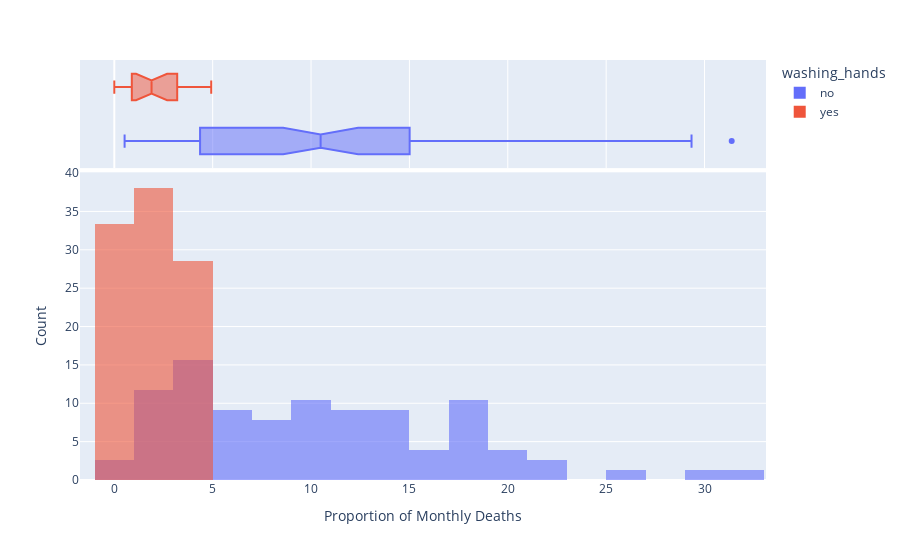

Write notebook code for a chart like this one.
### Markdown cell above
### Use Histograms to Visualise the Monthly Distribution of Outcomes

**Challenge**: Create a [plotly histogram](https://plotly.com/python/histograms/) to show the monthly percentage of deaths. 

* Use docs to check out the available parameters. Use the [`color` parameter](https://plotly.github.io/plotly.py-docs/generated/plotly.express.histogram.html) to display two overlapping histograms.
* The time period of handwashing is shorter than not handwashing. Change `histnorm` to `percent` to make the time periods comparable. 
* Make the histograms slighlty transparent
* Experiment with the number of bins on the histogram. Which number work well in communicating the range of outcomes?
* Just for fun, display your box plot on the top of the histogram using the `marginal` parameter.

### Code cell
hist = px.histogram(df_monthly, 
                   x='pct_deaths', 
                   color='washing_hands',
                   nbins=30,
                   opacity=0.6,
                   barmode='overlay',
                   histnorm='percent',
                   marginal='box',)
 
hist.update_layout(xaxis_title='Proportion of Monthly Deaths',
                   yaxis_title='Count',)
 
hist.show()

### Figure 1 — Plotly figure (JSON) as saved in the notebook; plotly's stock layout.template omitted (floating-point values rounded to 4 significant figures)
{"data": [{"alignmentgroup": "True", "bingroup": "x", "histnorm": "percent", "hovertemplate": "washing_hands=no<br>pct_deaths=%{x}<br>percent=%{y}<extra></extra>", "legendgroup": "no", "marker": {"color": "#636efa", "opacity": 0.6, "pattern": {"shape": ""}}, "name": "no", "nbinsx": 30, "offsetgroup": "no", "orientation": "v", "showlegend": true, "type": "histogram", "x": [14.57, 7.531, 4.332, 1.569, 0.7843, 5, 8.421, 1.351, 1.878, 11.02, 22.55, 20.85, 12.22, 10.23, 10.74, 3.226, 6.593, 20.78, 25.46, 18.39, 29.34, 22.97, 31.38, 19.12, 15.97, 12.41, 11.93, 6.098, 4.082, 0.5236, 1.554, 2.262, 17.6, 7.143, 8.051, 15.16, 11.28, 17.03, 17.31, 5.833, 2.679, 4.369, 6.32, 1.224, 3.226, 11.02, 10.55, 7.591, 4.745, 4.452, 4.231, 4.392, 7.143, 6.122, 3.586, 10.55, 14.84, 10.94, 10.49, 13.39, 18.09, 15.43, 18.97, 13.44, 10.15, 13.1, 18.06, 14.39, 14.96, 10.77, 5.369, 3.215, 1.923, 3.607, 18.27, 12.24, 2.239], "xaxis": "x", "yaxis": "y"}, {"alignmentgroup": "True", "hovertemplate": "washing_hands=no<br>pct_deaths=%{x}<extra></extra>", "legendgroup": "no", "marker": {"color": "#636efa"}, "name": "no", "notched": true, "offsetgroup": "no", "showlegend": false, "type": "box", "x": [14.57, 7.531, 4.332, 1.569, 0.7843, 5, 8.421, 1.351, 1.878, 11.02, 22.55, 20.85, 12.22, 10.23, 10.74, 3.226, 6.593, 20.78, 25.46, 18.39, 29.34, 22.97, 31.38, 19.12, 15.97, 12.41, 11.93, 6.098, 4.082, 0.5236, 1.554, 2.262, 17.6, 7.143, 8.051, 15.16, 11.28, 17.03, 17.31, 5.833, 2.679, 4.369, 6.32, 1.224, 3.226, 11.02, 10.55, 7.591, 4.745, 4.452, 4.231, 4.392, 7.143, 6.122, 3.586, 10.55, 14.84, 10.94, 10.49, 13.39, 18.09, 15.43, 18.97, 13.44, 10.15, 13.1, 18.06, 14.39, 14.96, 10.77, 5.369, 3.215, 1.923, 3.607, 18.27, 12.24, 2.239], "xaxis": "x2", "yaxis": "y2"}, {"alignmentgroup": "True", "bingroup": "x", "histnorm": "percent", "hovertemplate": "washing_hands=yes<br>pct_deaths=%{x}<br>percent=%{y}<extra></extra>", "legendgroup": "yes", "marker": {"color": "#EF553B", "opacity": 0.6, "pattern": {"shape": ""}}, "name": "yes", "nbinsx": 30, "offsetgroup": "yes", "orientation": "v", "showlegend": true, "type": "histogram", "x": [1.2, 1.894, 4.58, 3.957, 4.472, 2.93, 3.534, 0.6873, 0, 0.6557, 0.9585, 1.136, 0.3717, 0, 0.9615, 2.341, 2.903, 1.34, 2.233, 3.085, 4.926], "xaxis": "x", "yaxis": "y"}, {"alignmentgroup": "True", "hovertemplate": "washing_hands=yes<br>pct_deaths=%{x}<extra></extra>", "legendgroup": "yes", "marker": {"color": "#EF553B"}, "name": "yes", "notched": true, "offsetgroup": "yes", "showlegend": false, "type": "box", "x": [1.2, 1.894, 4.58, 3.957, 4.472, 2.93, 3.534, 0.6873, 0, 0.6557, 0.9585, 1.136, 0.3717, 0, 0.9615, 2.341, 2.903, 1.34, 2.233, 3.085, 4.926], "xaxis": "x2", "yaxis": "y2"}], "layout": {"barmode": "overlay", "legend": {"title": {"text": "washing_hands"}, "tracegroupgap": 0}, "margin": {"t": 60}, "xaxis": {"anchor": "y", "domain": [0, 1], "title": {"text": "Proportion of Monthly Deaths"}}, "xaxis2": {"anchor": "y2", "domain": [0, 1], "matches": "x", "showgrid": true, "showticklabels": false}, "yaxis": {"anchor": "x", "domain": [0, 0.7326], "title": {"text": "Count"}}, "yaxis2": {"anchor": "x2", "domain": [0.7426, 1], "matches": "y2", "showgrid": false, "showline": false, "showticklabels": false, "ticks": ""}}}
